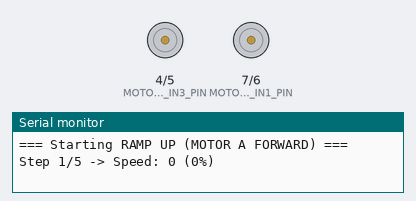
Recording of a sketch running on a simulated ESP32-S3. Parts: motor-driver pin pairs drawn as motors (green arrow = first pin HIGH = forward, orange = second pin HIGH = backward, longer = more drive), the last lines printed to the serial monitor.

Above: at 1.1 s.
At 5.9 s:
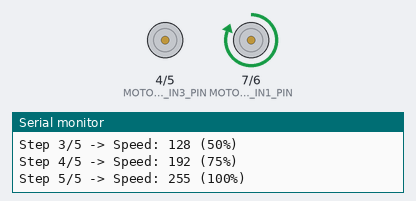
At 18.4 s:
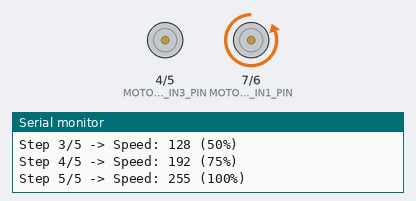
At 30.9 s:
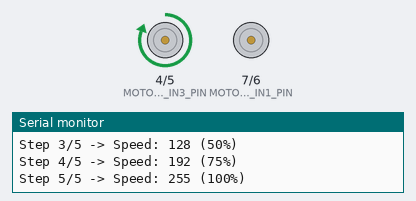
Timing chart, 0 to 40.0 s (numbered marks = the images above):
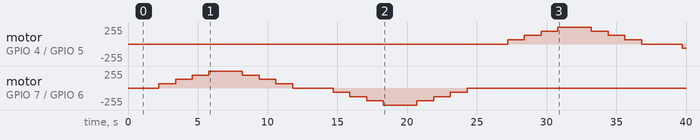

Measured:
- by itself, motor on GPIO 4 (MOTOR_B_IN3_PIN) / GPIO 5 (MOTOR_B_IN4_PIN): rises from stopped to forward 255/255 in 3.6 s, then falls to backward 64/255 in 8.9 s
- by itself, motor on GPIO 7 (MOTOR_A_IN1_PIN) / GPIO 6 (MOTOR_A_IN2_PIN): stopped → forward 64/255 at 2.2 s, → forward 128/255 1.2 s later, → forward 191/255 1.2 s later, → forward 255/255 1.2 s later, … (16 changes in this stretch)

The sketch:

motor1_test_both_pwm_ramp_up_ok.ino
```cpp
// ESP32-S3 PWM test
// Motor A: GPIO7 to IN1 and GPIO6 to IN2
// Motor B: GPIO4 to IN3 and GPIO5 to IN4
// Frequency: 10 kHz
// Resolution: 8 bits (0-255)

#include <Arduino.h>

// Driver Pin Definitions
const int MOTOR_A_IN1_PIN = 7; // ESP32-S3 GPIO7 -> DRV8833 IN1
const int MOTOR_A_IN2_PIN = 6; // ESP32-S3 GPIO6 -> DRV8833 IN2
const int MOTOR_B_IN3_PIN = 4; // ESP32-S3 GPIO4 -> DRV8833 IN3
const int MOTOR_B_IN4_PIN = 5; // ESP32-S3 GPIO5 -> DRV8833 IN4

enum Motor {
  MOTOR_A,
  MOTOR_B
};

// PWM Configuration Parameters
const int PWM_FREQ = 10000;    // 10 kHz (silent, non-audible frequency)
const int PWM_RES  = 8;        // 8-bit resolution (Duty cycle values: 0 to 255)

// --- DRV8833 Direction Control Functions ---

// Forward: PWM on IN1, IN2 set to LOW
void driveForward(Motor motor, uint8_t speed) {
  const int firstPin = motor == MOTOR_A ? MOTOR_A_IN1_PIN : MOTOR_B_IN3_PIN;
  const int secondPin = motor == MOTOR_A ? MOTOR_A_IN2_PIN : MOTOR_B_IN4_PIN;
  ledcWrite(firstPin, speed);
  ledcWrite(secondPin, 0);
}

// Reverse: IN1 set to LOW, PWM on IN2
void driveReverse(Motor motor, uint8_t speed) {
  const int firstPin = motor == MOTOR_A ? MOTOR_A_IN1_PIN : MOTOR_B_IN3_PIN;
  const int secondPin = motor == MOTOR_A ? MOTOR_A_IN2_PIN : MOTOR_B_IN4_PIN;
  ledcWrite(firstPin, 0);
  ledcWrite(secondPin, speed);
}

// Coast/Brake: Both inputs set to LOW
void driveBrake(Motor motor) {
  const int firstPin = motor == MOTOR_A ? MOTOR_A_IN1_PIN : MOTOR_B_IN3_PIN;
  const int secondPin = motor == MOTOR_A ? MOTOR_A_IN2_PIN : MOTOR_B_IN4_PIN;
  ledcWrite(firstPin, 0);
  ledcWrite(secondPin, 0);
}

// Helper function to ramp speed up and down in a given direction
void runRampSequence(const char* motorLabel, Motor motor,
                     const char* directionLabel,
                     void (*driveFunc)(Motor, uint8_t)) {
  const uint8_t steps[] = {0, 64, 128, 192, 255};
  const int numSteps = sizeof(steps) / sizeof(steps[0]);
  const int stepDurationMs = 1200; // Hold each step for 1.2 seconds

  // 1. RAMP UP
  Serial.print("\n=== Starting RAMP UP (");
  Serial.print(motorLabel);
  Serial.print(" ");
  Serial.print(directionLabel);
  Serial.println(") ===");
  for (int i = 0; i < numSteps; i++) {
    uint8_t speed = steps[i];
    Serial.print("Step ");
    Serial.print(i + 1);
    Serial.print("/");
    Serial.print(numSteps);
    Serial.print(" -> Speed: ");
    Serial.print(speed);
    Serial.print(" (");
    Serial.print((speed * 100) / 255);
    Serial.println("%)");

    driveFunc(motor, speed);
    delay(stepDurationMs);
  }

  // 2. RAMP DOWN
  Serial.print("=== Starting RAMP DOWN (");
  Serial.print(motorLabel);
  Serial.print(" ");
  Serial.print(directionLabel);
  Serial.println(") ===");
  for (int i = numSteps - 1; i >= 0; i--) {
    uint8_t speed = steps[i];
    Serial.print("Step ");
    Serial.print(numSteps - i);
    Serial.print("/");
    Serial.print(numSteps);
    Serial.print(" -> Speed: ");
    Serial.print(speed);
    Serial.print(" (");
    Serial.print((speed * 100) / 255);
    Serial.println("%)");

    driveFunc(motor, speed);
    delay(stepDurationMs);
  }

  // Brief brake after ramp sequence completes
  driveBrake(motor);
  delay(500);
}

void setup() {
  Serial.begin(115200);
  delay(1000);
  Serial.println("DRV8833 + ESP32-S3 Forward & Reverse Test Initialized.");

  // Attach GPIO pins to PWM generator with frequency and resolution
  ledcAttach(MOTOR_A_IN1_PIN, PWM_FREQ, PWM_RES);
  ledcAttach(MOTOR_A_IN2_PIN, PWM_FREQ, PWM_RES);
  ledcAttach(MOTOR_B_IN3_PIN, PWM_FREQ, PWM_RES);
  ledcAttach(MOTOR_B_IN4_PIN, PWM_FREQ, PWM_RES);

  driveBrake(MOTOR_A);
  driveBrake(MOTOR_B);
}

void loop() {
  // Test ramp up and down in both directions for each motor
  runRampSequence("MOTOR A", MOTOR_A, "FORWARD", driveForward);
  runRampSequence("MOTOR A", MOTOR_A, "REVERSE", driveReverse);
  runRampSequence("MOTOR B", MOTOR_B, "FORWARD", driveForward);
  runRampSequence("MOTOR B", MOTOR_B, "REVERSE", driveReverse);

  // Pause at the end of the full loop
  Serial.println("\nFull test loop complete. Waiting 3 seconds before restart...\n");
  delay(3000);
}
```
